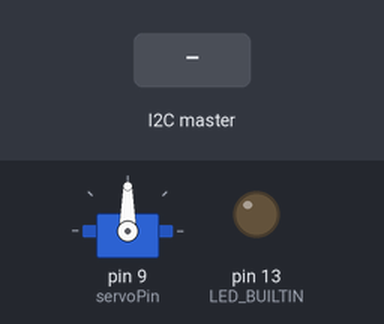
A sketch run on a simulated Arduino Uno, built with avr-gcc and run on an emulated ATmega328P. Shown: servo, output pins drawn as LEDs (lit = HIGH). The inputs (shaded band) are chosen by the test bench.

Above: at 1.2 s.
1.3 s: the I2C master sends the byte 1
At 1.6 s:
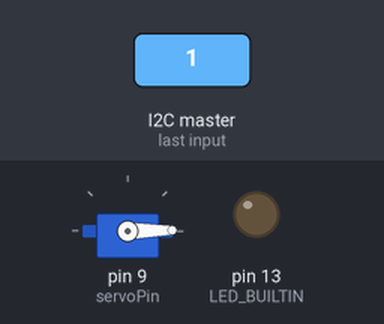
2.8 s: the I2C master sends the byte 90
At 3.9 s:
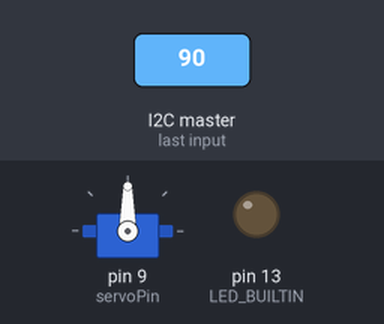
Timing chart, 0 to 5.8 s (numbered marks = the images above; inputs shaded):
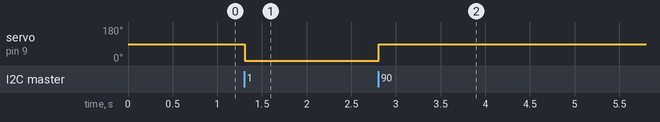

The sketch:

i2c_servo.ino
```cpp
#include <Wire.h>
#include <Servo.h>

Servo myservo;  // create servo object to control a servo

#define SLAVE_ADDRESS 0x04

const int servoPin = 9;
int number = 0;
int input = 0;
//int state = 0;

void setup()
{
  pinMode(LED_BUILTIN, OUTPUT);
  // initialize i2c as slave
  Wire.begin(SLAVE_ADDRESS);
  // define callbacks for i2c communication
  Wire.onReceive(receiveData);
  Wire.onRequest(sendData);
  // attaches the servo on pin 9 to the servo object
  myservo.attach(servoPin);
  //Serial.begin(9600);
}

void loop()
{
  /*
  val = map(val, 0, 1023, 0, 179);     // scale it to use it with the servo (value between 0 and 180)
  myservo.write(val);                  // sets the servo position according to the scaled value
  */
  delay(15);                           // waits for the servo to get there
}

void receiveData(int byteCount)
{
  while (Wire.available())
  {
    input = Wire.read();
    if (input >= 0 && input <= 179)
    {
      myservo.write(input); // sets the servo position according to the scaled value
      number = input;
    }
    else
    {
      number = -1;
    }
  }
}
    /*
    switch (number)
    {
      case 1:
        if (state == 0)
        {
          digitalWrite(LED_BUILTIN, HIGH);
          state = 1;
        }
        else
        {
          digitalWrite(LED_BUILTIN, LOW);
          state = 0;
        }
        break;
      case 2:
        number = val;
        break;
      case 3:
        number = val;
        break;
      case 4:
 #ifdef DEBUG
          Serial.print("F: ");
          Serial.println(tempF);
          tempF *= 1000;
          Serial.print("F(1000): ");
          Serial.println(tempF);
          number = tempF;
          Serial.print("number: ");
          Serial.println(number);
#endif
          break;
      default:
        break;
    }
  }
}
*/

void sendData()
{
  Wire.write(number);
}

// Get the internal temperature of the Arduino
double GetTemp(void)
{
  unsigned int wADC;
  double t;
  double u;
  ADMUX = (_BV(REFS1) | _BV(REFS0) | _BV(MUX3));
  ADCSRA |= _BV(ADEN); // enable the ADC
  delay(20); // wait for voltages to become stable
  ADCSRA |= _BV(ADSC); // start the ADC
  while (bit_is_set(ADCSRA, ADSC));
  wADC = ADCW;
  t = (wADC - 324.31) / 1.22;
  u = ((t * 9) / 5) + 32;
  t = u;
  return (t);
}
```

Measured:
- after the input at 1.3 s, servo on pin 9 (servoPin): 90° → 1° at once
- after the input at 2.8 s, servo on pin 9 (servoPin): 1° → 90° at once
